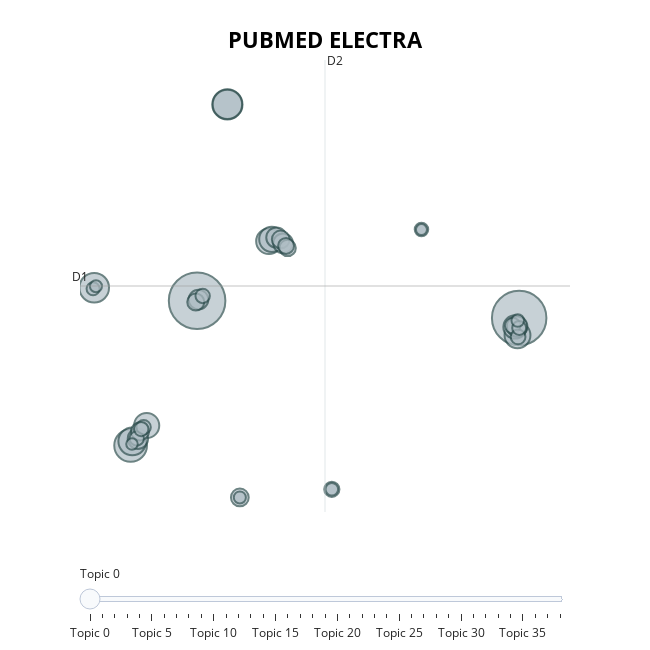

Source (notebook cell):
### Code cell
# Intertopic Distance Map
topic_model.visualize_topics(title='<b>PUBMED ELECTRA</b>')

### Figure 1 — Plotly figure (JSON) as saved in the notebook; plotly's stock layout.template omitted (floating-point values rounded to 4 significant figures)
{"data": [{"customdata": [[0, "patients | covid19 | infection | clinical | disease", 263], [1, "patients | clinical | covid19 | respiratory | disease", 244], [2, "patients | influenza | ards | used | clinical", 88], [3, "patients | covid19 | respiratory | disease | biofilm", 75], [4, "patients | disease | cells | data | clinical", 72], [5, "patients | covid19 | care | median | dvt", 71], [6, "virus | covid19 | viral | trials | respiratory", 64], [7, "covid19 | clinical | health | virus | cd47", 55], [8, "cells | patients | 2c | viral | 1b", 54], [9, "viral | aptamers | patients | rna | health", 52], [10, "covid19 | data | cell | clinical | respiratory", 52], [11, "drug | infections | ediii | mda | virus", 45], [12, "covid19 | ptx3 | health | respondents | cellular", 35], [13, "pandemic | care | clinical | virus | disease", 34], [14, "throat | pathogens | cd13 | procalcitonin | molecular", 34], [15, "ntm | dad | patients | data | stroke", 32], [16, "patients | genetic | acute | coronavirus | mgkg", 32], [17, "calves | rrt | ards | pex | jev", 27], [18, "covid19 | meconium | isolation | macrolide | patients", 26], [19, "suicidal | intervention | patients | malaria | public health", 26], [20, "vaginal | immune | lactobacilli | lactoferrin | shrnas", 24], [21, "ms | severe | patients | respiratory | cells", 22], [22, "tp | hunov | spp | sepsis | simvastatin", 21], [23, "virus | expression | nfb | shrna | g4s", 20], [24, "presatovir | asthma | denv | rsv | offspring", 19], [25, "wounds | nk | neurological | officinalis | cld", 18], [26, "lrd | vectors | reovirus | biomaterials | pct", 17], [27, "hfnc | patients | therapy | aureus | oxygen", 17], [28, "patients | viruses | saliva | niv | respiratory", 17], [29, "ibd | integrins | g6pd | covid19 | pd", 17], [30, "hiv1 | hiv1 acquisition | trials | acquisition | t1", 16], [31, "survivors | mers | neutrophil | sari | ang", 15], [32, "hand | ecmo | women | ribavirin | organisms", 14], [33, "tracheostomy | metformin | mental | crc | pulmonary embolism", 13], [34, "pericarditis | repeated | il1 | infants | radiation therapy", 13], [35, "terpenes | autophagy | public | haemophagocytic | research", 12], [36, "anopheles | extraction | covid19 | bites | hospital", 12], [37, "et al | et | al | tnbc | src", 11], [38, "spd | aki | bone | surgical | excision", 10]], "hovertemplate": "<b>Topic %{customdata[0]}</b><br>%{customdata[1]}<br>Size: %{customdata[2]}", "legendgroup": "", "marker": {"color": "#B0BEC5", "line": {"color": "DarkSlateGrey", "width": 2}, "size": [263, 244, 88, 75, 72, 71, 64, 55, 54, 52, 52, 45, 35, 34, 34, 32, 32, 27, 26, 26, 24, 22, 21, 20, 19, 18, 17, 17, 17, 17, 16, 15, 14, 13, 13, 12, 12, 11, 10], "sizemode": "area", "sizeref": 0.1644, "symbol": "circle"}, "mode": "markers", "name": "", "orientation": "v", "showlegend": false, "type": "scatter", "x": [1.287, 26.08, -3.831, 3.62, -6.635, 3.62, -3.699, 25.96, 6.822, -2.596, 7.037, 25.77, 25.93, 7.394, -3.271, 1.394, 7.905, -3.107, 7.728, 4.577, 1.185, 8.258, 8.135, 25.58, 11.66, 26.0, -3.36, 1.716, -2.83, -3.015, 26.08, 18.56, -6.721, 11.66, 25.97, -6.501, 4.577, -3.726, 18.56], "xaxis": "x", "y": [8.794, 7.272, -3.997, 26.16, 9.946, 26.16, -3.629, 5.743, 14.06, -2.231, 14.23, 6.485, 6.527, 14.38, -3.399, 8.901, 13.88, -2.752, 14.22, -8.588, 8.692, 13.47, 13.65, 6.597, -7.869, 5.603, -3.375, 9.223, -2.382, -2.546, 6.392, 15.09, 9.86, -7.869, 7.052, 10.08, -8.588, -3.867, 15.09], "yaxis": "y"}], "layout": {"annotations": [{"showarrow": false, "text": "D1", "x": -7.729, "y": 10.1, "yshift": 10}, {"showarrow": false, "text": "D2", "x": 11.13, "xshift": 10, "y": 30.08}], "height": 650, "hoverlabel": {"bgcolor": "white", "font": {"family": "Rockwell", "size": 16}}, "legend": {"itemsizing": "constant", "tracegroupgap": 0}, "margin": {"t": 60}, "shapes": [{"line": {"color": "#CFD8DC", "width": 2}, "type": "line", "x0": 11.13, "x1": 11.13, "y0": -9.876, "y1": 30.08}, {"line": {"color": "#9E9E9E", "width": 2}, "type": "line", "x0": -7.729, "x1": 30.0, "y0": 10.1, "y1": 10.1}], "sliders": [{"active": 0, "pad": {"t": 50}, "steps": [{"args": [{"marker.color": [["red", "#B0BEC5", "#B0BEC5", "#B0BEC5", "#B0BEC5", "#B0BEC5", "#B0BEC5", "#B0BEC5", "#B0BEC5", "#B0BEC5", "#B0BEC5", "#B0BEC5", "#B0BEC5", "#B0BEC5", "#B0BEC5", "#B0BEC5", "#B0BEC5", "#B0BEC5", "#B0BEC5", "#B0BEC5", "#B0BEC5", "#B0BEC5", "#B0BEC5", "#B0BEC5", "#B0BEC5", "#B0BEC5", "#B0BEC5", "#B0BEC5", "#B0BEC5", "#B0BEC5", "#B0BEC5", "#B0BEC5", "#B0BEC5", "#B0BEC5", "#B0BEC5", "#B0BEC5", "#B0BEC5", "#B0BEC5", "#B0BEC5"]]}], "label": "Topic 0", "method": "update"}, {"args": [{"marker.color": [["#B0BEC5", "red", "#B0BEC5", "#B0BEC5", "#B0BEC5", "#B0BEC5", "#B0BEC5", "#B0BEC5", "#B0BEC5", "#B0BEC5", "#B0BEC5", "#B0BEC5", "#B0BEC5", "#B0BEC5", "#B0BEC5", "#B0BEC5", "#B0BEC5", "#B0BEC5", "#B0BEC5", "#B0BEC5", "#B0BEC5", "#B0BEC5", "#B0BEC5", "#B0BEC5", "#B0BEC5", "#B0BEC5", "#B0BEC5", "#B0BEC5", "#B0BEC5", "#B0BEC5", "#B0BEC5", "#B0BEC5", "#B0BEC5", "#B0BEC5", "#B0BEC5", "#B0BEC5", "#B0BEC5", "#B0BEC5", "#B0BEC5"]]}], "label": "Topic 1", "method": "update"}, {"args": [{"marker.color": [["#B0BEC5", "#B0BEC5", "red", "#B0BEC5", "#B0BEC5", "#B0BEC5", "#B0BEC5", "#B0BEC5", "#B0BEC5", "#B0BEC5", "#B0BEC5", "#B0BEC5", "#B0BEC5", "#B0BEC5", "#B0BEC5", "#B0BEC5", "#B0BEC5", "#B0BEC5", "#B0BEC5", "#B0BEC5", "#B0BEC5", "#B0BEC5", "#B0BEC5", "#B0BEC5", "#B0BEC5", "#B0BEC5", "#B0BEC5", "#B0BEC5", "#B0BEC5", "#B0BEC5", "#B0BEC5", "#B0BEC5", "#B0BEC5", "#B0BEC5", "#B0BEC5", "#B0BEC5", "#B0BEC5", "#B0BEC5", "#B0BEC5"]]}], "label": "Topic 2", "method": "update"}, {"args": [{"marker.color": [["#B0BEC5", "#B0BEC5", "#B0BEC5", "red", "#B0BEC5", "#B0BEC5", "#B0BEC5", "#B0BEC5", "#B0BEC5", "#B0BEC5", "#B0BEC5", "#B0BEC5", "#B0BEC5", "#B0BEC5", "#B0BEC5", "#B0BEC5", "#B0BEC5", "#B0BEC5", "#B0BEC5", "#B0BEC5", "#B0BEC5", "#B0BEC5", "#B0BEC5", "#B0BEC5", "#B0BEC5", "#B0BEC5", "#B0BEC5", "#B0BEC5", "#B0BEC5", "#B0BEC5", "#B0BEC5", "#B0BEC5", "#B0BEC5", "#B0BEC5", "#B0BEC5", "#B0BEC5", "#B0BEC5", "#B0BEC5", "#B0BEC5"]]}], "label": "Topic 3", "method": "update"}, {"args": [{"marker.color": [["#B0BEC5", "#B0BEC5", "#B0BEC5", "#B0BEC5", "red", "#B0BEC5", "#B0BEC5", "#B0BEC5", "#B0BEC5", "#B0BEC5", "#B0BEC5", "#B0BEC5", "#B0BEC5", "#B0BEC5", "#B0BEC5", "#B0BEC5", "#B0BEC5", "#B0BEC5", "#B0BEC5", "#B0BEC5", "#B0BEC5", "#B0BEC5", "#B0BEC5", "#B0BEC5", "#B0BEC5", "#B0BEC5", "#B0BEC5", "#B0BEC5", "#B0BEC5", "#B0BEC5", "#B0BEC5", "#B0BEC5", "#B0BEC5", "#B0BEC5", "#B0BEC5", "#B0BEC5", "#B0BEC5", "#B0BEC5", "#B0BEC5"]]}], "label": "Topic 4", "method": "update"}, {"args": [{"marker.color": [["#B0BEC5", "#B0BEC5", "#B0BEC5", "#B0BEC5", "#B0BEC5", "red", "#B0BEC5", "#B0BEC5", "#B0BEC5", "#B0BEC5", "#B0BEC5", "#B0BEC5", "#B0BEC5", "#B0BEC5", "#B0BEC5", "#B0BEC5", "#B0BEC5", "#B0BEC5", "#B0BEC5", "#B0BEC5", "#B0BEC5", "#B0BEC5", "#B0BEC5", "#B0BEC5", "#B0BEC5", "#B0BEC5", "#B0BEC5", "#B0BEC5", "#B0BEC5", "#B0BEC5", "#B0BEC5", "#B0BEC5", "#B0BEC5", "#B0BEC5", "#B0BEC5", "#B0BEC5", "#B0BEC5", "#B0BEC5", "#B0BEC5"]]}], "label": "Topic 5", "method": "update"}, {"args": [{"marker.color": [["#B0BEC5", "#B0BEC5", "#B0BEC5", "#B0BEC5", "#B0BEC5", "#B0BEC5", "red", "#B0BEC5", "#B0BEC5", "#B0BEC5", "#B0BEC5", "#B0BEC5", "#B0BEC5", "#B0BEC5", "#B0BEC5", "#B0BEC5", "#B0BEC5", "#B0BEC5", "#B0BEC5", "#B0BEC5", "#B0BEC5", "#B0BEC5", "#B0BEC5", "#B0BEC5", "#B0BEC5", "#B0BEC5", "#B0BEC5", "#B0BEC5", "#B0BEC5", "#B0BEC5", "#B0BEC5", "#B0BEC5", "#B0BEC5", "#B0BEC5", "#B0BEC5", "#B0BEC5", "#B0BEC5", "#B0BEC5", "#B0BEC5"]]}], "label": "Topic 6", "method": "update"}, {"args": [{"marker.color": [["#B0BEC5", "#B0BEC5", "#B0BEC5", "#B0BEC5", "#B0BEC5", "#B0BEC5", "#B0BEC5", "red", "#B0BEC5", "#B0BEC5", "#B0BEC5", "#B0BEC5", "#B0BEC5", "#B0BEC5", "#B0BEC5", "#B0BEC5", "#B0BEC5", "#B0BEC5", "#B0BEC5", "#B0BEC5", "#B0BEC5", "#B0BEC5", "#B0BEC5", "#B0BEC5", "#B0BEC5", "#B0BEC5", "#B0BEC5", "#B0BEC5", "#B0BEC5", "#B0BEC5", "#B0BEC5", "#B0BEC5", "#B0BEC5", "#B0BEC5", "#B0BEC5", "#B0BEC5", "#B0BEC5", "#B0BEC5", "#B0BEC5"]]}], "label": "Topic 7", "method": "update"}, {"args": [{"marker.color": [["#B0BEC5", "#B0BEC5", "#B0BEC5", "#B0BEC5", "#B0BEC5", "#B0BEC5", "#B0BEC5", "#B0BEC5", "red", "#B0BEC5", "#B0BEC5", "#B0BEC5", "#B0BEC5", "#B0BEC5", "#B0BEC5", "#B0BEC5", "#B0BEC5", "#B0BEC5", "#B0BEC5", "#B0BEC5", "#B0BEC5", "#B0BEC5", "#B0BEC5", "#B0BEC5", "#B0BEC5", "#B0BEC5", "#B0BEC5", "#B0BEC5", "#B0BEC5", "#B0BEC5", "#B0BEC5", "#B0BEC5", "#B0BEC5", "#B0BEC5", "#B0BEC5", "#B0BEC5", "#B0BEC5", "#B0BEC5", "#B0BEC5"]]}], "label": "Topic 8", "method": "update"}, {"args": [{"marker.color": [["#B0BEC5", "#B0BEC5", "#B0BEC5", "#B0BEC5", "#B0BEC5", "#B0BEC5", "#B0BEC5", "#B0BEC5", "#B0BEC5", "red", "#B0BEC5", "#B0BEC5", "#B0BEC5", "#B0BEC5", "#B0BEC5", "#B0BEC5", "#B0BEC5", "#B0BEC5", "#B0BEC5", "#B0BEC5", "#B0BEC5", "#B0BEC5", "#B0BEC5", "#B0BEC5", "#B0BEC5", "#B0BEC5", "#B0BEC5", "#B0BEC5", "#B0BEC5", "#B0BEC5", "#B0BEC5", "#B0BEC5", "#B0BEC5", "#B0BEC5", "#B0BEC5", "#B0BEC5", "#B0BEC5", "#B0BEC5", "#B0BEC5"]]}], "label": "Topic 9", "method": "update"}, {"args": [{"marker.color": [["#B0BEC5", "#B0BEC5", "#B0BEC5", "#B0BEC5", "#B0BEC5", "#B0BEC5", "#B0BEC5", "#B0BEC5", "#B0BEC5", "#B0BEC5", "red", "#B0BEC5", "#B0BEC5", "#B0BEC5", "#B0BEC5", "#B0BEC5", "#B0BEC5", "#B0BEC5", "#B0BEC5", "#B0BEC5", "#B0BEC5", "#B0BEC5", "#B0BEC5", "#B0BEC5", "#B0BEC5", "#B0BEC5", "#B0BEC5", "#B0BEC5", "#B0BEC5", "#B0BEC5", "#B0BEC5", "#B0BEC5", "#B0BEC5", "#B0BEC5", "#B0BEC5", "#B0BEC5", "#B0BEC5", "#B0BEC5", "#B0BEC5"]]}], "label": "Topic 10", "method": "update"}, {"args": [{"marker.color": [["#B0BEC5", "#B0BEC5", "#B0BEC5", "#B0BEC5", "#B0BEC5", "#B0BEC5", "#B0BEC5", "#B0BEC5", "#B0BEC5", "#B0BEC5", "#B0BEC5", "red", "#B0BEC5", "#B0BEC5", "#B0BEC5", "#B0BEC5", "#B0BEC5", "#B0BEC5", "#B0BEC5", "#B0BEC5", "#B0BEC5", "#B0BEC5", "#B0BEC5", "#B0BEC5", "#B0BEC5", "#B0BEC5", "#B0BEC5", "#B0BEC5", "#B0BEC5", "#B0BEC5", "#B0BEC5", "#B0BEC5", "#B0BEC5", "#B0BEC5", "#B0BEC5", "#B0BEC5", "#B0BEC5", "#B0BEC5", "#B0BEC5"]]}], "label": "Topic 11", "method": "update"}, {"args": [{"marker.color": [["#B0BEC5", "#B0BEC5", "#B0BEC5", "#B0BEC5", "#B0BEC5", "#B0BEC5", "#B0BEC5", "#B0BEC5", "#B0BEC5", "#B0BEC5", "#B0BEC5", "#B0BEC5", "red", "#B0BEC5", "#B0BEC5", "#B0BEC5", "#B0BEC5", "#B0BEC5", "#B0BEC5", "#B0BEC5", "#B0BEC5", "#B0BEC5", "#B0BEC5", "#B0BEC5", "#B0BEC5", "#B0BEC5", "#B0BEC5", "#B0BEC5", "#B0BEC5", "#B0BEC5", "#B0BEC5", "#B0BEC5", "#B0BEC5", "#B0BEC5", "#B0BEC5", "#B0BEC5", "#B0BEC5", "#B0BEC5", "#B0BEC5"]]}], "label": "Topic 12", "method": "update"}, {"args": [{"marker.color": [["#B0BEC5", "#B0BEC5", "#B0BEC5", "#B0BEC5", "#B0BEC5", "#B0BEC5", "#B0BEC5", "#B0BEC5", "#B0BEC5", "#B0BEC5", "#B0BEC5", "#B0BEC5", "#B0BEC5", "red", "#B0BEC5", "#B0BEC5", "#B0BEC5", "#B0BEC5", "#B0BEC5", "#B0BEC5", "#B0BEC5", "#B0BEC5", "#B0BEC5", "#B0BEC5", "#B0BEC5", "#B0BEC5", "#B0BEC5", "#B0BEC5", "#B0BEC5", "#B0BEC5", "#B0BEC5", "#B0BEC5", "#B0BEC5", "#B0BEC5", "#B0BEC5", "#B0BEC5", "#B0BEC5", "#B0BEC5", "#B0BEC5"]]}], "label": "Topic 13", "method": "update"}, {"args": [{"marker.color": [["#B0BEC5", "#B0BEC5", "#B0BEC5", "#B0BEC5", "#B0BEC5", "#B0BEC5", "#B0BEC5", "#B0BEC5", "#B0BEC5", "#B0BEC5", "#B0BEC5", "#B0BEC5", "#B0BEC5", "#B0BEC5", "red", "#B0BEC5", "#B0BEC5", "#B0BEC5", "#B0BEC5", "#B0BEC5", "#B0BEC5", "#B0BEC5", "#B0BEC5", "#B0BEC5", "#B0BEC5", "#B0BEC5", "#B0BEC5", "#B0BEC5", "#B0BEC5", "#B0BEC5", "#B0BEC5", "#B0BEC5", "#B0BEC5", "#B0BEC5", "#B0BEC5", "#B0BEC5", "#B0BEC5", "#B0BEC5", "#B0BEC5"]]}], "label": "Topic 14", "method": "update"}, {"args": [{"marker.color": [["#B0BEC5", "#B0BEC5", "#B0BEC5", "#B0BEC5", "#B0BEC5", "#B0BEC5", "#B0BEC5", "#B0BEC5", "#B0BEC5", "#B0BEC5", "#B0BEC5", "#B0BEC5", "#B0BEC5", "#B0BEC5", "#B0BEC5", "red", "#B0BEC5", "#B0BEC5", "#B0BEC5", "#B0BEC5", "#B0BEC5", "#B0BEC5", "#B0BEC5", "#B0BEC5", "#B0BEC5", "#B0BEC5", "#B0BEC5", "#B0BEC5", "#B0BEC5", "#B0BEC5", "#B0BEC5", "#B0BEC5", "#B0BEC5", "#B0BEC5", "#B0BEC5", "#B0BEC5", "#B0BEC5", "#B0BEC5", "#B0BEC5"]]}], "label": "Topic 15", "method": "update"}, {"args": [{"marker.color": [["#B0BEC5", "#B0BEC5", "#B0BEC5", "#B0BEC5", "#B0BEC5", "#B0BEC5", "#B0BEC5", "#B0BEC5", "#B0BEC5", "#B0BEC5", "#B0BEC5", "#B0BEC5", "#B0BEC5", "#B0BEC5", "#B0BEC5", "#B0BEC5", "red", "#B0BEC5", "#B0BEC5", "#B0BEC5", "#B0BEC5", "#B0BEC5", "#B0BEC5", "#B0BEC5", "#B0BEC5", "#B0BEC5", "#B0BEC5", "#B0BEC5", "#B0BEC5", "#B0BEC5", "#B0BEC5", "#B0BEC5", "#B0BEC5", "#B0BEC5", "#B0BEC5", "#B0BEC5", "#B0BEC5", "#B0BEC5", "#B0BEC5"]]}], "label": "Topic 16", "method": "update"}, {"args": [{"marker.color": [["#B0BEC5", "#B0BEC5", "#B0BEC5", "#B0BEC5", "#B0BEC5", "#B0BEC5", "#B0BEC5", "#B0BEC5", "#B0BEC5", "#B0BEC5", "#B0BEC5", "#B0BEC5", "#B0BEC5", "#B0BEC5", "#B0BEC5", "#B0BEC5", "#B0BEC5", "red", "#B0BEC5", "#B0BEC5", "#B0BEC5", "#B0BEC5", "#B0BEC5", "#B0BEC5", "#B0BEC5", "#B0BEC5", "#B0BEC5", "#B0BEC5", "#B0BEC5", "#B0BEC5", "#B0BEC5", "#B0BEC5", "#B0BEC5", "#B0BEC5", "#B0BEC5", "#B0BEC5", "#B0BEC5", "#B0BEC5", "#B0BEC5"]]}], "label": "Topic 17", "method": "update"}, {"args": [{"marker.color": [["#B0BEC5", "#B0BEC5", "#B0BEC5", "#B0BEC5", "#B0BEC5", "#B0BEC5", "#B0BEC5", "#B0BEC5", "#B0BEC5", "#B0BEC5", "#B0BEC5", "#B0BEC5", "#B0BEC5", "#B0BEC5", "#B0BEC5", "#B0BEC5", "#B0BEC5", "#B0BEC5", "red", "#B0BEC5", "#B0BEC5", "#B0BEC5", "#B0BEC5", "#B0BEC5", "#B0BEC5", "#B0BEC5", "#B0BEC5", "#B0BEC5", "#B0BEC5", "#B0BEC5", "#B0BEC5", "#B0BEC5", "#B0BEC5", "#B0BEC5", "#B0BEC5", "#B0BEC5", "#B0BEC5", "#B0BEC5", "#B0BEC5"]]}], "label": "Topic 18", "method": "update"}, {"args": [{"marker.color": [["#B0BEC5", "#B0BEC5", "#B0BEC5", "#B0BEC5", "#B0BEC5", "#B0BEC5", "#B0BEC5", "#B0BEC5", "#B0BEC5", "#B0BEC5", "#B0BEC5", "#B0BEC5", "#B0BEC5", "#B0BEC5", "#B0BEC5", "#B0BEC5", "#B0BEC5", "#B0BEC5", "#B0BEC5", "red", "#B0BEC5", "#B0BEC5", "#B0BEC5", "#B0BEC5", "#B0BEC5", "#B0BEC5", "#B0BEC5", "#B0BEC5", "#B0BEC5", "#B0BEC5", "#B0BEC5", "#B0BEC5", "#B0BEC5", "#B0BEC5", "#B0BEC5", "#B0BEC5", "#B0BEC5", "#B0BEC5", "#B0BEC5"]]}], "label": "Topic 19", "method": "update"}, {"args": [{"marker.color": [["#B0BEC5", "#B0BEC5", "#B0BEC5", "#B0BEC5", "#B0BEC5", "#B0BEC5", "#B0BEC5", "#B0BEC5", "#B0BEC5", "#B0BEC5", "#B0BEC5", "#B0BEC5", "#B0BEC5", "#B0BEC5", "#B0BEC5", "#B0BEC5", "#B0BEC5", "#B0BEC5", "#B0BEC5", "#B0BEC5", "red", "#B0BEC5", "#B0BEC5", "#B0BEC5", "#B0BEC5", "#B0BEC5", "#B0BEC5", "#B0BEC5", "#B0BEC5", "#B0BEC5", "#B0BEC5", "#B0BEC5", "#B0BEC5", "#B0BEC5", "#B0BEC5", "#B0BEC5", "#B0BEC5", "#B0BEC5", "#B0BEC5"]]}], "label": "Topic 20", "method": "update"}, {"args": [{"marker.color": [["#B0BEC5", "#B0BEC5", "#B0BEC5", "#B0BEC5", "#B0BEC5", "#B0BEC5", "#B0BEC5", "#B0BEC5", "#B0BEC5", "#B0BEC5", "#B0BEC5", "#B0BEC5", "#B0BEC5", "#B0BEC5", "#B0BEC5", "#B0BEC5", "#B0BEC5", "#B0BEC5", "#B0BEC5", "#B0BEC5", "#B0BEC5", "red", "#B0BEC5", "#B0BEC5", "#B0BEC5", "#B0BEC5", "#B0BEC5", "#B0BEC5", "#B0BEC5", "#B0BEC5", "#B0BEC5", "#B0BEC5", "#B0BEC5", "#B0BEC5", "#B0BEC5", "#B0BEC5", "#B0BEC5", "#B0BEC5", "#B0BEC5"]]}], "label": "Topic 21", "method": "update"}, {"args": [{"marker.color": [["#B0BEC5", "#B0BEC5", "#B0BEC5", "#B0BEC5", "#B0BEC5", "#B0BEC5", "#B0BEC5", "#B0BEC5", "#B0BEC5", "#B0BEC5", "#B0BEC5", "#B0BEC5", "#B0BEC5", "#B0BEC5", "#B0BEC5", "#B0BEC5", "#B0BEC5", "#B0BEC5", "#B0BEC5", "#B0BEC5", "#B0BEC5", "#B0BEC5", "red", "#B0BEC5", "#B0BEC5", "#B0BEC5", "#B0BEC5", "#B0BEC5", "#B0BEC5", "#B0BEC5", "#B0BEC5", "#B0BEC5", "#B0BEC5", "#B0BEC5", "#B0BEC5", "#B0BEC5", "#B0BEC5", "#B0BEC5", "#B0BEC5"]]}], "label": "Topic 22", "method": "update"}, {"args": [{"marker.color": [["#B0BEC5", "#B0BEC5", "#B0BEC5", "#B0BEC5", "#B0BEC5", "#B0BEC5", "#B0BEC5", "#B0BEC5", "#B0BEC5", "#B0BEC5", "#B0BEC5", "#B0BEC5", "#B0BEC5", "#B0BEC5", "#B0BEC5", "#B0BEC5", "#B0BEC5", "#B0BEC5", "#B0BEC5", "#B0BEC5", "#B0BEC5", "#B0BEC5", "#B0BEC5", "red", "#B0BEC5", "#B0BEC5", "#B0BEC5", "#B0BEC5", "#B0BEC5", "#B0BEC5", "#B0BEC5", "#B0BEC5", "#B0BEC5", "#B0BEC5", "#B0BEC5", "#B0BEC5", "#B0BEC5", "#B0BEC5", "#B0BEC5"]]}], "label": "Topic 23", "method": "update"}, {"args": [{"marker.color": [["#B0BEC5", "#B0BEC5", "#B0BEC5", "#B0BEC5", "#B0BEC5", "#B0BEC5", "#B0BEC5", "#B0BEC5", "#B0BEC5", "#B0BEC5", "#B0BEC5", "#B0BEC5", "#B0BEC5", "#B0BEC5", "#B0BEC5", "#B0BEC5", "#B0BEC5", "#B0BEC5", "#B0BEC5", "#B0BEC5", "#B0BEC5", "#B0BEC5", "#B0BEC5", "#B0BEC5", "red", "#B0BEC5", "#B0BEC5", "#B0BEC5", "#B0BEC5", "#B0BEC5", "#B0BEC5", "#B0BEC5", "#B0BEC5", "#B0BEC5", "#B0BEC5", "#B0BEC5", "#B0BEC5", "#B0BEC5", "#B0BEC5"]]}], "label": "Topic 24", "method": "update"}, {"args": [{"marker.color": [["#B0BEC5", "#B0BEC5", "#B0BEC5", "#B0BEC5", "#B0BEC5", "#B0BEC5", "#B0BEC5", "#B0BEC5", "#B0BEC5", "#B0BEC5", "#B0BEC5", "#B0BEC5", "#B0BEC5", "#B0BEC5", "#B0BEC5", "#B0BEC5", "#B0BEC5", "#B0BEC5", "#B0BEC5", "#B0BEC5", "#B0BEC5", "#B0BEC5", "#B0BEC5", "#B0BEC5", "#B0BEC5", "red", "#B0BEC5", "#B0BEC5", "#B0BEC5", "#B0BEC5", "#B0BEC5", "#B0BEC5", "#B0BEC5", "#B0BEC5", "#B0BEC5", "#B0BEC5", "#B0BEC5", "#B0BEC5", "#B0BEC5"]]}], "label": "Topic 25", "method": "update"}, {"args": [{"marker.color": [["#B0BEC5", "#B0BEC5", "#B0BEC5", "#B0BEC5", "#B0BEC5", "#B0BEC5", "#B0BEC5", "#B0BEC5", "#B0BEC5", "#B0BEC5", "#B0BEC5", "#B0BEC5", "#B0BEC5", "#B0BEC5", "#B0BEC5", "#B0BEC5", "#B0BEC5", "#B0BEC5", "#B0BEC5", "#B0BEC5", "#B0BEC5", "#B0BEC5", "#B0BEC5", "#B0BEC5", "#B0BEC5", "#B0BEC5", "red", "#B0BEC5", "#B0BEC5", "#B0BEC5", "#B0BEC5", "#B0BEC5", "#B0BEC5", "#B0BEC5", "#B0BEC5", "#B0BEC5", "#B0BEC5", "#B0BEC5", "#B0BEC5"]]}], "label": "Topic 26", "method": "update"}, {"args": [{"marker.color": [["#B0BEC5", "#B0BEC5", "#B0BEC5", "#B0BEC5", "#B0BEC5", "#B0BEC5", "#B0BEC5", "#B0BEC5", "#B0BEC5", "#B0BEC5", "#B0BEC5", "#B0BEC5", "#B0BEC5", "#B0BEC5", "#B0BEC5", "#B0BEC5", "#B0BEC5", "#B0BEC5", "#B0BEC5", "#B0BEC5", "#B0BEC5", "#B0BEC5", "#B0BEC5", "#B0BEC5", "#B0BEC5", "#B0BEC5", "#B0BEC5", "red", "#B0BEC5", "#B0BEC5", "#B0BEC5", "#B0BEC5", "#B0BEC5", "#B0BEC5", "#B0BEC5", "#B0BEC5", "#B0BEC5", "#B0BEC5", "#B0BEC5"]]}], "label": "Topic 27", "method": "update"}, {"args": [{"marker.color": [["#B0BEC5", "#B0BEC5", "#B0BEC5", "#B0BEC5", "#B0BEC5", "#B0BEC5", "#B0BEC5", "#B0BEC5", "#B0BEC5", "#B0BEC5", "#B0BEC5", "#B0BEC5", "#B0BEC5", "#B0BEC5", "#B0BEC5", "#B0BEC5", "#B0BEC5", "#B0BEC5", "#B0BEC5", "#B0BEC5", "#B0BEC5", "#B0BEC5", "#B0BEC5", "#B0BEC5", "#B0BEC5", "#B0BEC5", "#B0BEC5", "#B0BEC5", "red", "#B0BEC5", "#B0BEC5", "#B0BEC5", "#B0BEC5", "#B0BEC5", "#B0BEC5", "#B0BEC5", "#B0BEC5", "#B0BEC5", "#B0BEC5"]]}], "label": "Topic 28", "method": "update"}, {"args": [{"marker.color": [["#B0BEC5", "#B0BEC5", "#B0BEC5", "#B0BEC5", "#B0BEC5", "#B0BEC5", "#B0BEC5", "#B0BEC5", "#B0BEC5", "#B0BEC5", "#B0BEC5", "#B0BEC5", "#B0BEC5", "#B0BEC5", "#B0BEC5", "#B0BEC5", "#B0BEC5", "#B0BEC5", "#B0BEC5", "#B0BEC5", "#B0BEC5", "#B0BEC5", "#B0BEC5", "#B0BEC5", "#B0BEC5", "#B0BEC5", "#B0BEC5", "#B0BEC5", "#B0BEC5", "red", "#B0BEC5", "#B0BEC5", "#B0BEC5", "#B0BEC5", "#B0BEC5", "#B0BEC5", "#B0BEC5", "#B0BEC5", "#B0BEC5"]]}], "label": "Topic 29", "method": "update"}, {"args": [{"marker.color": [["#B0BEC5", "#B0BEC5", "#B0BEC5", "#B0BEC5", "#B0BEC5", "#B0BEC5", "#B0BEC5", "#B0BEC5", "#B0BEC5", "#B0BEC5", "#B0BEC5", "#B0BEC5", "#B0BEC5", "#B0BEC5", "#B0BEC5", "#B0BEC5", "#B0BEC5", "#B0BEC5", "#B0BEC5", "#B0BEC5", "#B0BEC5", "#B0BEC5", "#B0BEC5", "#B0BEC5", "#B0BEC5", "#B0BEC5", "#B0BEC5", "#B0BEC5", "#B0BEC5", "#B0BEC5", "red", "#B0BEC5", "#B0BEC5", "#B0BEC5", "#B0BEC5", "#B0BEC5", "#B0BEC5", "#B0BEC5", "#B0BEC5"]]}], "label": "Topic 30", "method": "update"}, {"args": [{"marker.color": [["#B0BEC5", "#B0BEC5", "#B0BEC5", "#B0BEC5", "#B0BEC5", "#B0BEC5", "#B0BEC5", "#B0BEC5", "#B0BEC5", "#B0BEC5", "#B0BEC5", "#B0BEC5", "#B0BEC5", "#B0BEC5", "#B0BEC5", "#B0BEC5", "#B0BEC5", "#B0BEC5", "#B0BEC5", "#B0BEC5", "#B0BEC5", "#B0BEC5", "#B0BEC5", "#B0BEC5", "#B0BEC5", "#B0BEC5", "#B0BEC5", "#B0BEC5", "#B0BEC5", "#B0BEC5", "#B0BEC5", "red", "#B0BEC5", "#B0BEC5", "#B0BEC5", "#B0BEC5", "#B0BEC5", "#B0BEC5", "#B0BEC5"]]}], "label": "Topic 31", "method": "update"}, {"args": [{"marker.color": [["#B0BEC5", "#B0BEC5", "#B0BEC5", "#B0BEC5", "#B0BEC5", "#B0BEC5", "#B0BEC5", "#B0BEC5", "#B0BEC5", "#B0BEC5", "#B0BEC5", "#B0BEC5", "#B0BEC5", "#B0BEC5", "#B0BEC5", "#B0BEC5", "#B0BEC5", "#B0BEC5", "#B0BEC5", "#B0BEC5", "#B0BEC5", "#B0BEC5", "#B0BEC5", "#B0BEC5", "#B0BEC5", "#B0BEC5", "#B0BEC5", "#B0BEC5", "#B0BEC5", "#B0BEC5", "#B0BEC5", "#B0BEC5", "red", "#B0BEC5", "#B0BEC5", "#B0BEC5", "#B0BEC5", "#B0BEC5", "#B0BEC5"]]}], "label": "Topic 32", "method": "update"}, {"args": [{"marker.color": [["#B0BEC5", "#B0BEC5", "#B0BEC5", "#B0BEC5", "#B0BEC5", "#B0BEC5", "#B0BEC5", "#B0BEC5", "#B0BEC5", "#B0BEC5", "#B0BEC5", "#B0BEC5", "#B0BEC5", "#B0BEC5", "#B0BEC5", "#B0BEC5", "#B0BEC5", "#B0BEC5", "#B0BEC5", "#B0BEC5", "#B0BEC5", "#B0BEC5", "#B0BEC5", "#B0BEC5", "#B0BEC5", "#B0BEC5", "#B0BEC5", "#B0BEC5", "#B0BEC5", "#B0BEC5", "#B0BEC5", "#B0BEC5", "#B0BEC5", "red", "#B0BEC5", "#B0BEC5", "#B0BEC5", "#B0BEC5", "#B0BEC5"]]}], "label": "Topic 33", "method": "update"}, {"args": [{"marker.color": [["#B0BEC5", "#B0BEC5", "#B0BEC5", "#B0BEC5", "#B0BEC5", "#B0BEC5", "#B0BEC5", "#B0BEC5", "#B0BEC5", "#B0BEC5", "#B0BEC5", "#B0BEC5", "#B0BEC5", "#B0BEC5", "#B0BEC5", "#B0BEC5", "#B0BEC5", "#B0BEC5", "#B0BEC5", "#B0BEC5", "#B0BEC5", "#B0BEC5", "#B0BEC5", "#B0BEC5", "#B0BEC5", "#B0BEC5", "#B0BEC5", "#B0BEC5", "#B0BEC5", "#B0BEC5", "#B0BEC5", "#B0BEC5", "#B0BEC5", "#B0BEC5", "red", "#B0BEC5", "#B0BEC5", "#B0BEC5", "#B0BEC5"]]}], "label": "Topic 34", "method": "update"}, {"args": [{"marker.color": [["#B0BEC5", "#B0BEC5", "#B0BEC5", "#B0BEC5", "#B0BEC5", "#B0BEC5", "#B0BEC5", "#B0BEC5", "#B0BEC5", "#B0BEC5", "#B0BEC5", "#B0BEC5", "#B0BEC5", "#B0BEC5", "#B0BEC5", "#B0BEC5", "#B0BEC5", "#B0BEC5", "#B0BEC5", "#B0BEC5", "#B0BEC5", "#B0BEC5", "#B0BEC5", "#B0BEC5", "#B0BEC5", "#B0BEC5", "#B0BEC5", "#B0BEC5", "#B0BEC5", "#B0BEC5", "#B0BEC5", "#B0BEC5", "#B0BEC5", "#B0BEC5", "#B0BEC5", "red", "#B0BEC5", "#B0BEC5", "#B0BEC5"]]}], "label": "Topic 35", "method": "update"}, {"args": [{"marker.color": [["#B0BEC5", "#B0BEC5", "#B0BEC5", "#B0BEC5", "#B0BEC5", "#B0BEC5", "#B0BEC5", "#B0BEC5", "#B0BEC5", "#B0BEC5", "#B0BEC5", "#B0BEC5", "#B0BEC5", "#B0BEC5", "#B0BEC5", "#B0BEC5", "#B0BEC5", "#B0BEC5", "#B0BEC5", "#B0BEC5", "#B0BEC5", "#B0BEC5", "#B0BEC5", "#B0BEC5", "#B0BEC5", "#B0BEC5", "#B0BEC5", "#B0BEC5", "#B0BEC5", "#B0BEC5", "#B0BEC5", "#B0BEC5", "#B0BEC5", "#B0BEC5", "#B0BEC5", "#B0BEC5", "red", "#B0BEC5", "#B0BEC5"]]}], "label": "Topic 36", "method": "update"}, {"args": [{"marker.color": [["#B0BEC5", "#B0BEC5", "#B0BEC5", "#B0BEC5", "#B0BEC5", "#B0BEC5", "#B0BEC5", "#B0BEC5", "#B0BEC5", "#B0BEC5", "#B0BEC5", "#B0BEC5", "#B0BEC5", "#B0BEC5", "#B0BEC5", "#B0BEC5", "#B0BEC5", "#B0BEC5", "#B0BEC5", "#B0BEC5", "#B0BEC5", "#B0BEC5", "#B0BEC5", "#B0BEC5", "#B0BEC5", "#B0BEC5", "#B0BEC5", "#B0BEC5", "#B0BEC5", "#B0BEC5", "#B0BEC5", "#B0BEC5", "#B0BEC5", "#B0BEC5", "#B0BEC5", "#B0BEC5", "#B0BEC5", "red", "#B0BEC5"]]}], "label": "Topic 37", "method": "update"}, {"args": [{"marker.color": [["#B0BEC5", "#B0BEC5", "#B0BEC5", "#B0BEC5", "#B0BEC5", "#B0BEC5", "#B0BEC5", "#B0BEC5", "#B0BEC5", "#B0BEC5", "#B0BEC5", "#B0BEC5", "#B0BEC5", "#B0BEC5", "#B0BEC5", "#B0BEC5", "#B0BEC5", "#B0BEC5", "#B0BEC5", "#B0BEC5", "#B0BEC5", "#B0BEC5", "#B0BEC5", "#B0BEC5", "#B0BEC5", "#B0BEC5", "#B0BEC5", "#B0BEC5", "#B0BEC5", "#B0BEC5", "#B0BEC5", "#B0BEC5", "#B0BEC5", "#B0BEC5", "#B0BEC5", "#B0BEC5", "#B0BEC5", "#B0BEC5", "red"]]}], "label": "Topic 38", "method": "update"}]}], "title": {"font": {"color": "Black", "size": 22}, "text": "<b>PUBMED ELECTRA</b>", "x": 0.5, "xanchor": "center", "y": 0.95, "yanchor": "top"}, "width": 650, "xaxis": {"anchor": "y", "domain": [0, 1], "range": [-7.729, 30.0], "title": {"text": ""}, "visible": false}, "yaxis": {"anchor": "x", "domain": [0, 1], "range": [-9.876, 30.08], "title": {"text": ""}, "visible": false}}}
